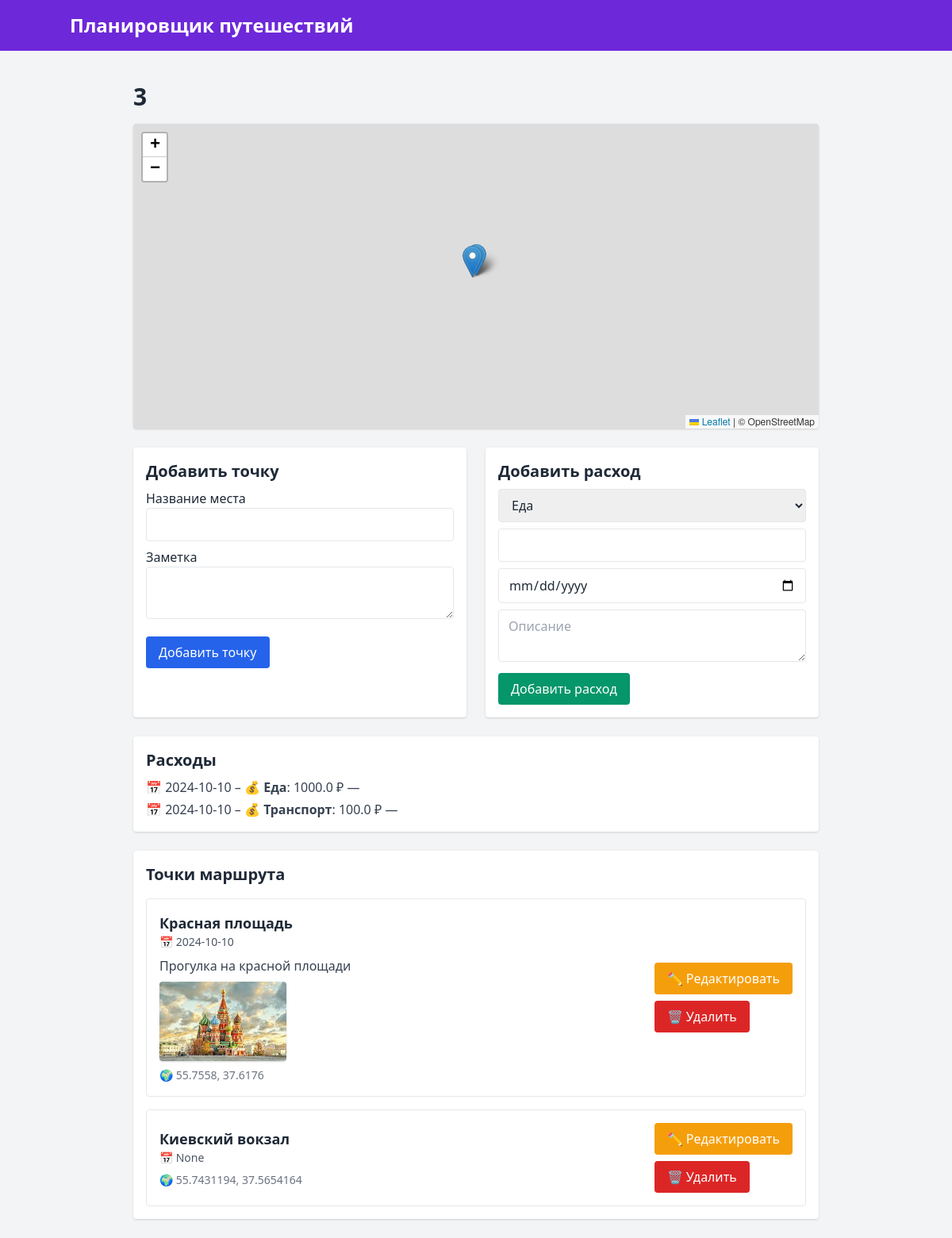
/route/3, run on the app's committed database.
### models.py (models this page shows)
class Route(db.Model):
    id = db.Column(db.Integer, primary_key=True)
    title = db.Column(db.String(100))
    description = db.Column(db.Text)
    start_date = db.Column(db.String(50))
    end_date = db.Column(db.String(50))
    points = db.relationship('RoutePoint', backref='route', lazy=True, order_by="RoutePoint.id")
    expenses = db.relationship('Expense', backref='route', lazy=True)

class Expense(db.Model):
    id = db.Column(db.Integer, primary_key=True)
    category = db.Column(db.String(100))
    amount = db.Column(db.Float)
    date = db.Column(db.String(50))
    description = db.Column(db.Text)
    route_id = db.Column(db.Integer, db.ForeignKey('route.id'), nullable=False)

class RoutePoint(db.Model):
    id = db.Column(db.Integer, primary_key=True)
    name = db.Column(db.String(100))
    lat = db.Column(db.Float)
    lon = db.Column(db.Float)
    date = db.Column(db.String(50))
    note = db.Column(db.Text)
    image_filename = db.Column(db.String(100))
    route_id = db.Column(db.Integer, db.ForeignKey('route.id'), nullable=False)

### app.py (the view)
@app.route('/route/<int:route_id>')
def view_route(route_id):
    route = Route.query.get_or_404(route_id)
    return render_template('route.html', route=route)

### templates/route.html (shortened to what this page needs)
{% extends 'base.html' %}
{% block head_scripts %}
<link rel="stylesheet" href="https://unpkg.com/leaflet@1.9.4/dist/leaflet.css" />
{% endblock %}
{% block content %}
<div class="max-w-4xl mx-auto px-4 py-6">
    <h2 class="text-3xl font-bold text-gray-800 mb-2">{{ route.title }}</h2>
    <div id="map" class="w-full h-96 rounded shadow mb-6"></div>
    <div class="grid grid-cols-1 md:grid-cols-2 gap-6">
        <div class="bg-white p-4 rounded shadow">
            <h3 class="text-xl font-semibold mb-2">Добавить точку</h3>
            <form action="{{ url_for('add_point') }}" method="post">
                <label for="location_name">Название места</label><br>
                <input type="text" id="location_name" name="location_name" required class="w-full border rounded px-3 py-2 mb-2"><br>
                <label for="note">Заметка</label><br>
                <textarea id="note" name="note" class="w-full border rounded px-3 py-2 mb-4"></textarea><br>
                <button type="submit" class="bg-blue-600 text-white px-4 py-2 rounded hover:bg-blue-700">Добавить точку</button>
            </form>
        </div>
        <div class="bg-white p-4 rounded shadow">
            <h3 class="text-xl font-semibold mb-2">Добавить расход</h3>
            <form method="POST" action="{{ url_for('add_expense', route_id=route.id) }}" class="space-y-2">
                <select name="category" class="w-full border px-3 py-2 rounded">
                    <option>Еда</option>
                </select>
                <input name="amount" type="number" step="0.01" required class="w-full border px-3 py-2 rounded">
                <input type="date" name="date" required class="w-full border px-3 py-2 rounded">
                <textarea name="description" placeholder="Описание" class="w-full border px-3 py-2 rounded"></textarea>
                <button type="submit" class="bg-green-600 text-white px-4 py-2 rounded hover:bg-green-700">Добавить расход</button>
            </form>
        </div>
    </div>
    <div class="bg-white p-4 mt-6 rounded shadow">
        <h3 class="text-xl font-semibold mb-2">Расходы</h3>
        <ul class="space-y-1">
            {% for expense in route.expenses %}
            <li class="text-gray-700">📅 {{ expense.date }} – 💰 <strong>{{ expense.category }}</strong>: {{ expense.amount }} ₽ — {{ expense.description }}</li>
            {% endfor %}
        </ul>
    </div>
    <div class="bg-white p-4 mt-6 rounded shadow">
        <h3 class="text-xl font-semibold mb-4">Точки маршрута</h3>
        {% if route.points %}
        <div class="space-y-4">
            {% for point in route.points %}
            <div class="border rounded p-4 flex flex-col md:flex-row md:items-center justify-between gap-4">
                <div>
                    <h4 class="text-lg font-bold">{{ point.name }}</h4>
                    <p class="text-sm text-gray-600">📅 {{ point.date }}</p>
                    <p class="text-gray-700 mt-2">{{ point.note }}</p>
                    {% if point.image_filename %}
                    <img src="{{ url_for('static', filename='uploads/' + point.image_filename) }}"
                         alt="Фото" class="mt-2 w-40 rounded shadow">
                    {% endif %}
                    <p class="text-sm text-gray-500 mt-2">🌍 {{ point.lat }}, {{ point.lon }}</p>
                </div>
                <div class="flex gap-2 md:flex-col">
                    <a href="{{ url_for('edit_point', point_id=point.id) }}"
                       class="bg-yellow-500 hover:bg-yellow-600 text-white px-4 py-2 rounded text-center">✏️ Редактировать</a>
                    <form method="POST" action="{{ url_for('delete_point', point_id=point.id) }}"
                          onsubmit="return confirm('Удалить точку?');">
                        <button type="submit" class="bg-red-600 hover:bg-red-700 text-white px-4 py-2 rounded">🗑️ Удалить</button>
                    </form>
                </div>
            </div>
            {% endfor %}
        </div>
        {% else %}
        <p class="text-gray-500">Пока нет добавленных точек.</p>
        {% endif %}
    </div>
</div>
{% endblock %}

### templates/base.html (shortened to what this page needs)
<!DOCTYPE html>
<html lang="ru">
<head>
    <link href="https://cdn.jsdelivr.net/npm/tailwindcss@2.2.19/dist/tailwind.min.css" rel="stylesheet" />
    {% block head_scripts %}{% endblock %}
</head>
<body class="bg-gray-100 text-gray-800 min-h-screen flex flex-col">
    <header class="bg-purple-700 text-white p-4 mb-4">
        <div class="max-w-5xl mx-auto">
            <h1 class="text-2xl font-bold">
                <a href="{{ url_for('index') }}">Планировщик путешествий</a>
            </h1>
        </div>
    </header>
    <main class="flex-grow max-w-5xl mx-auto w-full px-4">
        {% block content %}{% endblock %}
    </main>
</body>
</html>

### data on the page
Route: title "3"
Expense: date "2024-10-10", category "Еда", amount "1000.0"
Expense: date "2024-10-10", category "Транспорт", amount "100.0"
RoutePoint: name "Красная площадь", date "2024-10-10", note "Прогулка на красной площади", image_filename (picture), lat "55.7558", lon "37.6176"
RoutePoint: name "Киевский вокзал", date "None", lat "55.7431194", lon "37.5654164"
